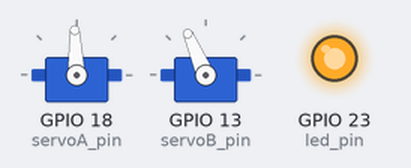
A program run on a simulated Raspberry Pi (BCM pin numbers). Shown: 2 × servo, output pins drawn as LEDs (lit = HIGH). Servo angles are drawn from the pulse width (0.5 ms = 0°, 2.5 ms = 180°). At 30.0 s the program stops and its outputs stay as they are.

Above: at 0.05 s.
At 3.75 s:
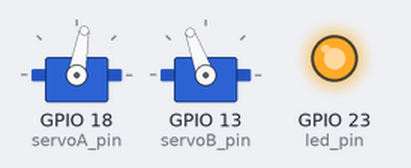
At 7.45 s:
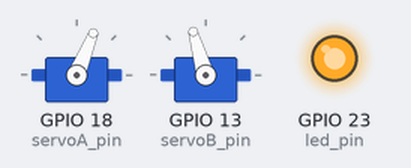
At 15.05 s:
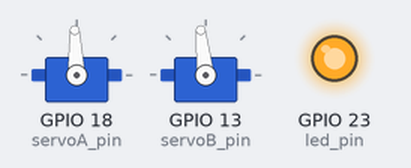
At 22.45 s:
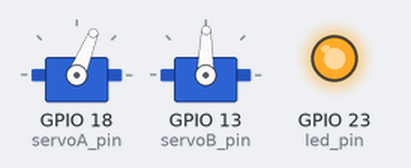
At 30.1 s:
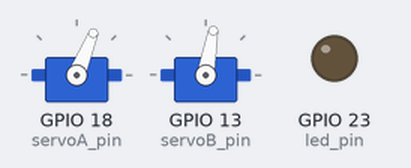
Timing chart, 0 to 31.5 s (numbered marks = the images above):
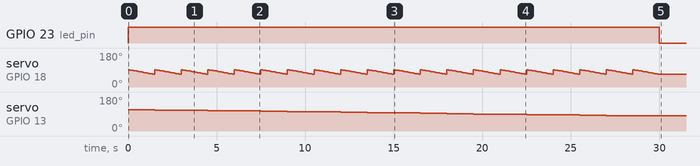

Measured:
- by itself, GPIO 23 (led_pin): LOW → HIGH at 0.00 s, → LOW 30.0 s later
- by itself, servo on GPIO 13 (servoB_pin): moves from 113° to 80° over 27.0 s
- by itself, servo on GPIO 18 (servoA_pin): repeats every 1.5 s: 89° 0.10 s, 87° 0.10 s, 85° 0.10 s, 83° 0.10 s, 82° 0.10 s, 80° 0.10 s, 78° 0.10 s, 76° 0.10 s, 75° 0.10 s, 73° 0.10 s, 71° 0.10 s, 69° 0.10 s, 68° 0.10 s, 92° 0.10 s, 90° 0.10 s

The program:

arm_control.py
```python
#-------------------------------------------------------
#
# arm-control program
#
#-------------------------------------------------------
import wiringpi as pi, time

#-------------------------------------------------------
# PARTS
#-------------------------------------------------------
def move( a_deg = 0 , b_deg = 0, waiting = 0):
  a_deg_offset = 73
  b_deg_offset = 80

  move_A_deg = int( a_deg_offset - a_deg )
  move_B_deg = int( b_deg_offset - b_deg )
  pi.pwmWrite( servoA_pin, move_A_deg )
  pi.pwmWrite( servoB_pin, move_B_deg )
  time.sleep(waiting)
  return

#-------------------------------------------------------
# Setup
#-------------------------------------------------------
pi.wiringPiSetupGpio()

led_pin = 23
servoA_pin = 18 # Altura
servoB_pin = 13 # Azimuth

# set pinMode
pi.pinMode( led_pin, 1 )
pi.pinMode( servoA_pin, 2 )
pi.pinMode( servoB_pin, 2 )
# set pwm
pi.pwmSetMode(0)
pi.pwmSetRange(1024)
pi.pwmSetClock(375)

#--------------------------------------------------------
# MAIN PROCESS
#--------------------------------------------------------
pi.digitalWrite( led_pin, 1 ) # LED on
#move(   0,   0, 0)

for y in range(-10, 10):
  for x in range(-5, 10):
    move( x, y, 0.1 )


#move(  10,  15, 1 )
#move(  10,  -5, 1 )
#move( -10,  -5, 1 )
#move( -10,  15, 1 )
#move(   0,   0, 1 )
pi.digitalWrite( led_pin, 0 ) # LED off
```
